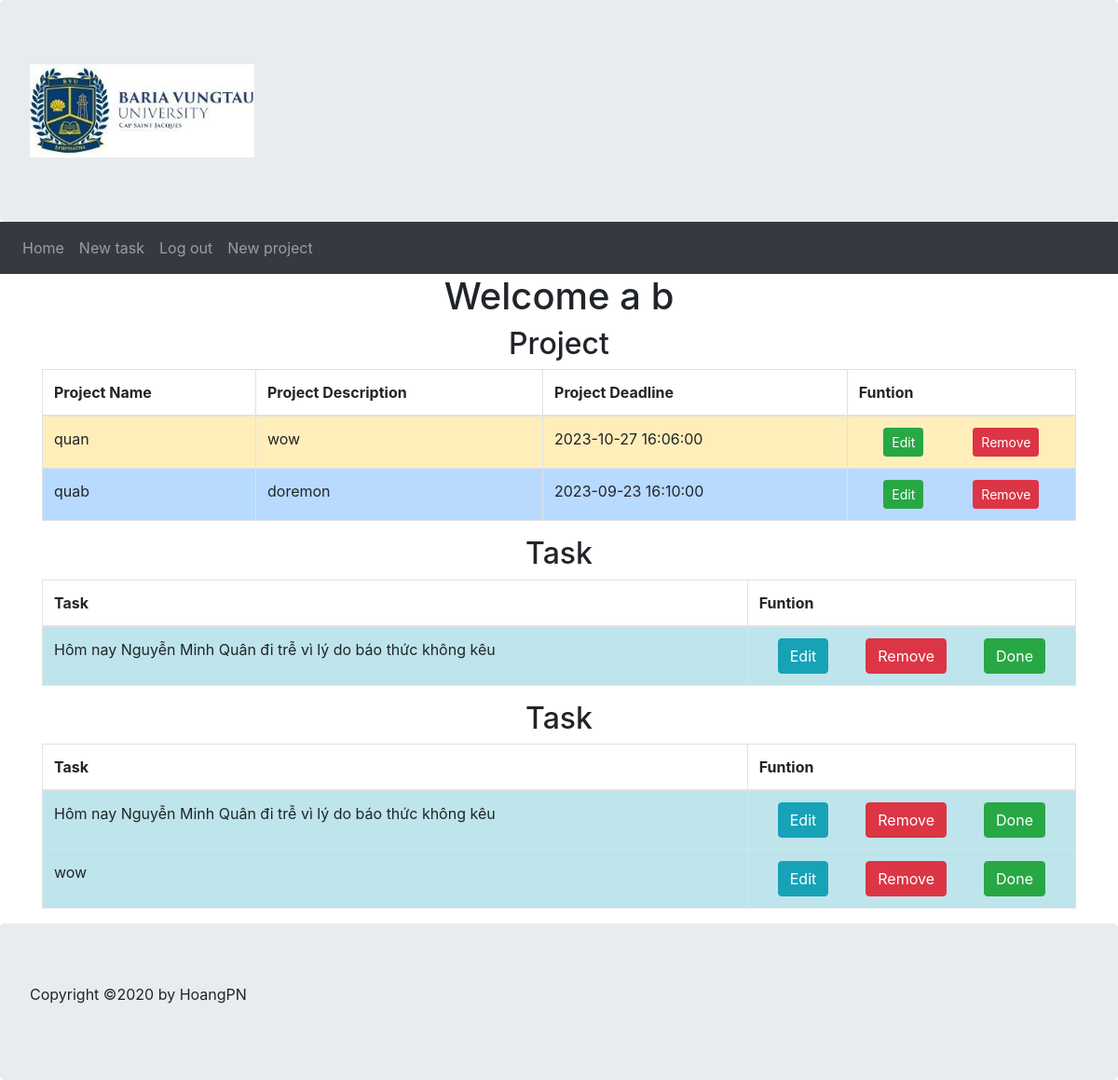
Page /userHome (signed in) on the committed database.
### models.py (models this page shows, shortened)
class User(db.Model):
    user_id=db.Column(db.Integer, Sequence('user_id_seq'),primary_key=True)
    first_name=db.Column(db.String(64), index=True,nullable=False)
    last_name=db.Column(db.String(64), index=True,nullable=False)
    email=db.Column(db.String(120), index=True,unique=True,nullable=False)
    password_hash=db.Column(db.String(128),nullable=False)
    projects = db.relationship('Project', back_populates='user')

class Project(db.Model):
    project_id=db.Column(db.Integer, Sequence('priority_id_seq'), primary_key=True)
    description=db.Column(db.String(255), nullable=False)
    name=db.Column(db.String(255), nullable=False)
    deadline=db.Column(db.DateTime, nullable=False)
    user_id=db.Column(db.Integer, ForeignKey('user.user_id'))
    user=db.relationship('User', back_populates='projects')
    status_id=db.Column(db.Integer, ForeignKey('status.status_id'))
    status=db.relationship('Status', back_populates='project')
    tasks=db.relationship('Task', back_populates='project')
    def getStatusClasss(self):
        if(self.status_id==1):
            return "table-danger"
        elif(self.status_id==2):
            return "table-warning"
        elif(self.status_id==3):
            return "table-info"
        else:
            return "table-primary"

class Task(db.Model):
    task_id=db.Column(db.Integer, Sequence('task_id_seq'), primary_key=True)
    description=db.Column(db.String(255), nullable=False)
    deadline=db.Column(db.DateTime, nullable=False)
    priority_id=db.Column(db.Integer, ForeignKey('priority.priority_id'))
    priority=db.relationship('Priority',back_populates="tasks")
    status_id=db.Column(db.Integer, ForeignKey('status.status_id'))
    status=db.relationship('Status',back_populates="tasks")
    project_id=db.Column(db.Integer, ForeignKey('project.project_id'))
    project=db.relationship('Project',back_populates="tasks")
    def getPriorityClasss(self):
        if(self.priority_id==1):
            return "table-danger"
        elif(self.priority_id==2):
            return "table-warning"
        elif(self.priority_id==3):
            return "table-info"
        else:
            return "table-primary"

### main.py (the view)
@app.route('/userHome',methods=['GET','POST'])
def userHome():
    _user_id=session.get('user')
    if _user_id:
        user=db.session.query(models.User).filter_by(user_id=_user_id).first()
        return render_template('userhome.html',user=user)
    else:
        return redirect('/')

### templates/userhome.html (shortened to what this page needs)
{%extends "userbase.html"%}
{%block content%}
    <div class="container">
        <div class="jumptron text-center">
            <h1>Welcome {{user.first_name}} {{user.last_name}}</h1>
        </div>
        {% if user.projects %}
            <div class="jumptron text-center">
                <h2>Project</h2>
            </div>
            <div class="jumptron">
                <table class="table table-striped table-bordered table-hover">
                    <thead>
                        <tr>
                            <th>Project Name</th>
                            <th>Project Description</th>
                            <th>Project Deadline</th>
                            <th>Funtion</th>
                        </tr>
                    </thead>
                    <tbody>
                        {% for project in user.projects%}
                            <tr class="{{project.getStatusClasss()}}">
                                <td>{{project.name}}</td>
                                <td>{{project.description}}</td>
                                <td>{{project.deadline}}</td>
                                <td class="text-center">
                                    <div class="d-flex justify-content-around">
                                        <form action="/editProject" method="post">
                                            <button class="btn btn-sm btn-success" type="submit">Edit</button>
                                        </form>
                                        <form action="/deleteProject" method="post">
                                            <button class="btn btn-sm btn-danger" type="submit">Remove</button>
                                        </form>
                                    </div>
                                </td>
                            </tr>
                        {%endfor%}
                    </tbody>
                </table>
            </div>
        {%endif%}
        {% for project in user.projects %}
            <div class="jumptron text-center">
                <h2>Task</h2>
            </div>
            <div class="jumptron">
                <table class="table table-striped table-bordered table-hover">
                    <thead>
                        <tr>
                            <th>Task</th>
                            <th>Funtion</th>
                        </tr>
                    </thead>
                    <tbody>
                        {% for task in project.tasks %}
                            <tr class="{{task.getPriorityClasss()}}">
                                <td>{{task.description}}</td>
                                <td class="text-center">
                                    <div class="d-flex justify-content-around">
                                        <form action="/editTask" method="post">
                                            <button class="btn btn-info" type="submit">Edit</button>
                                        </form>
                                        <form action="/deleteTask" method="post">
                                            <button class="btn btn-danger" type="submit">Remove</button>
                                        </form>
                                        <form action="/doneTask" method="post">
                                            <button class="btn btn-success" type="submit">Done</button>
                                        </form>
                                    </div>
                                </td>
                            </tr>
                        {%endfor%}
                    </tbody>
                </table>
            </div>
        {%endfor%}
    </div>
{%endblock%}

### templates/userbase.html (shortened to what this page needs)
<!DOCTYPE html>
<html lang="en">
    <head>
        <link href="../static/bootstrap-4.0.0-dist/css/bootstrap.min.css" rel="stylesheet">
    </head>
    <body>
        <div class="jumbotron" style="margin-bottom: 0">
            <a class="navbar-brand" href="/userHome">
                <img src="../static/imgs/logo.jpg" alt="logo" style="height: 100px;">
            </a>
        </div>
        <nav class="navbar navbar-expand-sm bg-dark navbar-dark">
            <ul class="navbar-nav">
                <li class="nav-item">
                    <a class="nav-link" href="/userHome">Home</a>
                </li>
                <li class="nav-item">
                    <a class="nav-link" href="/newTask">New task</a>
                </li>
                <li class="nav-item">
                    <a class="nav-link" href="/logOut">Log out</a>
                </li>
                <li class="nav-item">
                    <a class="nav-link" href="/newProject">New project</a>
                </li>
            </ul>
        </nav>
        {% block content %}{% endblock %}
        <div class="jumbotron" style="margin-bottom:0">
            <p>Copyright &copy;2020 by HoangPN</p>
        </div>
    </body>
</html>

### rows in the picture
User: first_name "a", last_name "b"
Project: name "quan", description "wow", deadline "2023-10-27 16:06:00"
Project: name "quab", description "doremon", deadline "2023-09-23 16:10:00"
Task: description "Hôm nay Nguyễn Minh Quân đi trễ vì lý do báo thức không kêu"
Task: description "Hôm nay Nguyễn Minh Quân đi trễ vì lý do báo thức không kêu"
Task: description "wow"
